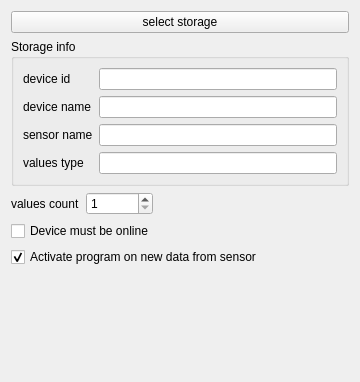
<?xml version="1.0" encoding="UTF-8"?>
<ui version="4.0">
 <class>StorageSourceBlockEditorWidget</class>
 <widget class="QWidget" name="StorageSourceBlockEditorWidget">
  <property name="geometry">
   <rect>
    <x>0</x>
    <y>0</y>
    <width>360</width>
    <height>382</height>
   </rect>
  </property>
  <property name="windowTitle">
   <string>Form</string>
  </property>
  <layout class="QGridLayout" name="gridLayout">
   <item row="2" column="0" colspan="2">
    <widget class="QWidget" name="widget" native="true">
     <layout class="QHBoxLayout" name="horizontalLayout">
      <property name="leftMargin">
       <number>0</number>
      </property>
      <property name="topMargin">
       <number>0</number>
      </property>
      <property name="rightMargin">
       <number>0</number>
      </property>
      <property name="bottomMargin">
       <number>0</number>
      </property>
      <item>
       <widget class="QLabel" name="label">
        <property name="text">
         <string>values count</string>
        </property>
       </widget>
      </item>
      <item>
       <widget class="QSpinBox" name="valuesCountEdit">
        <property name="minimum">
         <number>1</number>
        </property>
        <property name="maximum">
         <number>999999999</number>
        </property>
       </widget>
      </item>
      <item>
       <spacer name="horizontalSpacer">
        <property name="orientation">
         <enum>Qt::Horizontal</enum>
        </property>
        <property name="sizeHint" stdset="0">
         <size>
          <width>40</width>
          <height>20</height>
         </size>
        </property>
       </spacer>
      </item>
     </layout>
    </widget>
   </item>
   <item row="0" column="0" colspan="2">
    <widget class="QPushButton" name="selectStorageBtn">
     <property name="text">
      <string>select storage</string>
     </property>
    </widget>
   </item>
   <item row="3" column="0" colspan="2">
    <widget class="QCheckBox" name="needDeviceCheck">
     <property name="text">
      <string>Device must be online</string>
     </property>
    </widget>
   </item>
   <item row="5" column="0">
    <spacer name="verticalSpacer">
     <property name="orientation">
      <enum>Qt::Vertical</enum>
     </property>
     <property name="sizeHint" stdset="0">
      <size>
       <width>20</width>
       <height>40</height>
      </size>
     </property>
    </spacer>
   </item>
   <item row="1" column="0" colspan="2">
    <widget class="QGroupBox" name="groupBox">
     <property name="title">
      <string>Storage info</string>
     </property>
     <layout class="QGridLayout" name="gridLayout_2">
      <item row="0" column="0">
       <widget class="QLabel" name="label_2">
        <property name="text">
         <string>device id</string>
        </property>
       </widget>
      </item>
      <item row="0" column="1">
       <widget class="QLineEdit" name="deviceIdEdit">
        <property name="readOnly">
         <bool>true</bool>
        </property>
       </widget>
      </item>
      <item row="1" column="0">
       <widget class="QLabel" name="label_5">
        <property name="text">
         <string>device name</string>
        </property>
       </widget>
      </item>
      <item row="1" column="1">
       <widget class="QLineEdit" name="devNameEdit">
        <property name="readOnly">
         <bool>true</bool>
        </property>
       </widget>
      </item>
      <item row="2" column="0">
       <widget class="QLabel" name="label_3">
        <property name="text">
         <string>sensor name</string>
        </property>
       </widget>
      </item>
      <item row="2" column="1">
       <widget class="QLineEdit" name="sensorNameEdit">
        <property name="readOnly">
         <bool>true</bool>
        </property>
       </widget>
      </item>
      <item row="3" column="0">
       <widget class="QLabel" name="label_4">
        <property name="text">
         <string>values type</string>
        </property>
       </widget>
      </item>
      <item row="3" column="1">
       <widget class="QLineEdit" name="valTypeEdit">
        <property name="readOnly">
         <bool>true</bool>
        </property>
       </widget>
      </item>
     </layout>
    </widget>
   </item>
   <item row="4" column="0">
    <widget class="QCheckBox" name="useTriggerCheck">
     <property name="text">
      <string>Activate program on new data from sensor</string>
     </property>
     <property name="checked">
      <bool>true</bool>
     </property>
    </widget>
   </item>
  </layout>
 </widget>
 <resources/>
 <connections/>
</ui>
